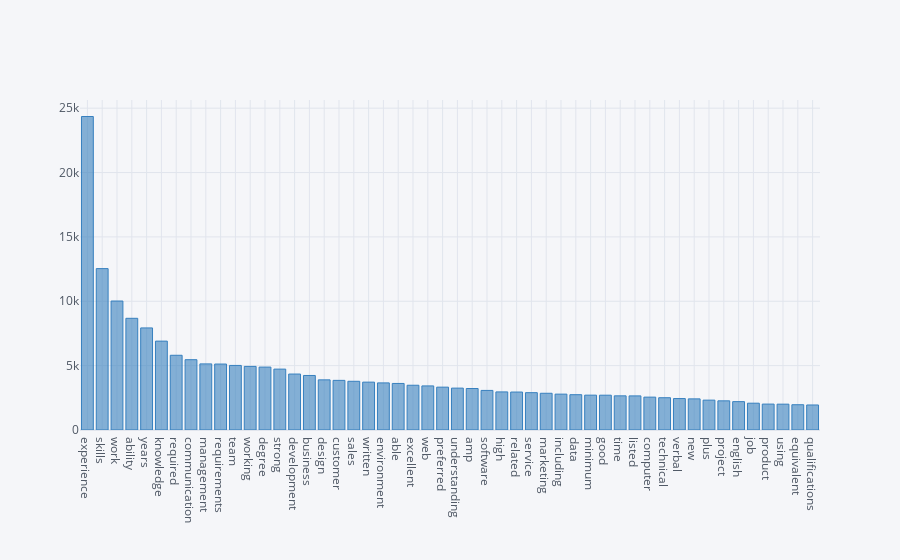

Notebook code for this chart:
### Code cell
# Plotting the top fifty most frequent words in the 'requirements' column using plotly

rv_df[:50].iplot(kind='bar', x='Word', y='Count', color='blue')

### Figure 1 — Plotly figure (JSON) as saved in the notebook; plotly's stock layout.template omitted (floating-point values rounded to 4 significant figures)
{"data": [{"marker": {"color": "rgba(55, 128, 191, 0.6)", "line": {"color": "rgba(55, 128, 191, 1.0)", "width": 1}}, "name": "Count", "orientation": "v", "text": "", "type": "bar", "x": ["experience", "skills", "work", "ability", "years", "knowledge", "required", "communication", "management", "requirements", "team", "working", "degree", "strong", "development", "business", "design", "customer", "sales", "written", "environment", "able", "excellent", "web", "preferred", "understanding", "amp", "software", "high", "related", "service", "marketing", "including", "data", "minimum", "good", "time", "listed", "computer", "technical", "verbal", "new", "plus", "project", "english", "job", "product", "using", "equivalent", "qualifications"], "y": [24354, 12537, 10020, 8677, 7931, 6905, 5805, 5462, 5136, 5124, 5016, 4941, 4888, 4730, 4347, 4236, 3896, 3856, 3784, 3719, 3659, 3616, 3477, 3424, 3329, 3254, 3224, 3075, 2959, 2949, 2900, 2853, 2786, 2743, 2707, 2704, 2654, 2649, 2553, 2508, 2443, 2419, 2320, 2266, 2204, 2083, 2013, 2007, 1963, 1944]}], "layout": {"legend": {"bgcolor": "#F5F6F9", "font": {"color": "#4D5663"}}, "paper_bgcolor": "#F5F6F9", "plot_bgcolor": "#F5F6F9", "title": {"font": {"color": "#4D5663"}}, "xaxis": {"gridcolor": "#E1E5ED", "showgrid": true, "tickfont": {"color": "#4D5663"}, "title": {"font": {"color": "#4D5663"}, "text": ""}, "zerolinecolor": "#E1E5ED"}, "yaxis": {"gridcolor": "#E1E5ED", "showgrid": true, "tickfont": {"color": "#4D5663"}, "title": {"font": {"color": "#4D5663"}, "text": ""}, "zerolinecolor": "#E1E5ED"}}}
